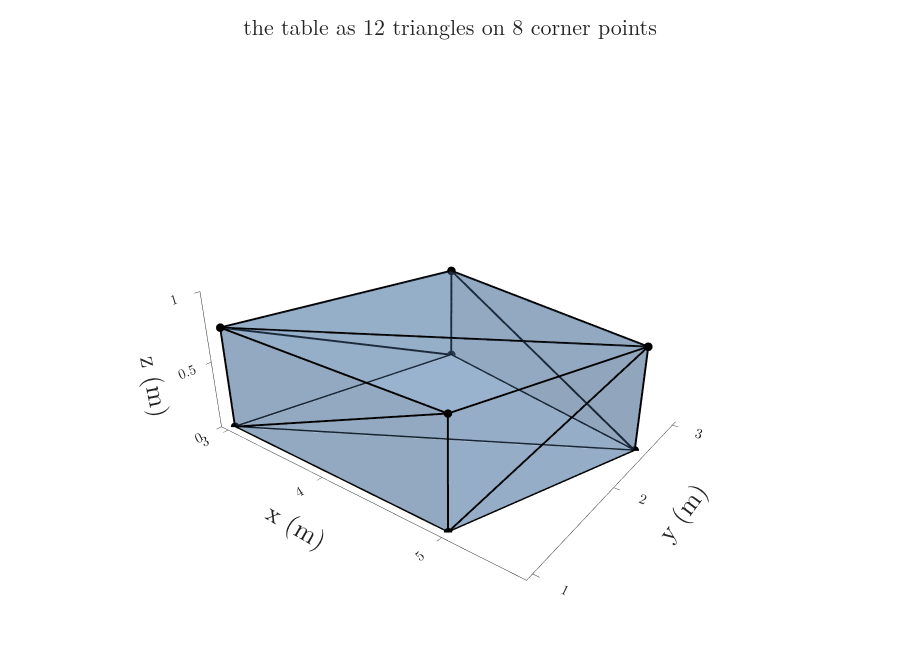

Generate this figure with Python:
"""The table as a 3D triangle mesh: its four corners at floor height 0 and at table height 0.75 m give 8 points;
2 triangles for the top, 2 for the bottom and 2 for each of the 4 sides make 12 triangles.
Run: python mesh.py -> mesh.png"""
from pathlib import Path

import numpy as np
import plotly.graph_objects as go
from gifkit import BLUE, FONT
from roommap import TABLE

here = Path(__file__).parent
h = 0.75
P = np.array([(x, y, 0) for x, y in TABLE] + [(x, y, h) for x, y in TABLE])      # 0-3 bottom, 4-7 top
tri = [(0, 1, 2), (0, 2, 3), (4, 5, 6), (4, 6, 7)]
for i in range(4):
    j = (i + 1) % 4
    tri += [(i, j, j + 4), (i, j + 4, i + 4)]
assert len(tri) == 12
I, J, K = zip(*tri)
fig = go.Figure(go.Mesh3d(x=P[:, 0], y=P[:, 1], z=P[:, 2], i=I, j=J, k=K, color=BLUE, opacity=0.35, flatshading=True))
ex, ey, ez = [], [], []
for t in tri:
    for a, b in [(t[0], t[1]), (t[1], t[2]), (t[2], t[0])]:
        ex += [P[a, 0], P[b, 0], None]
        ey += [P[a, 1], P[b, 1], None]
        ez += [P[a, 2], P[b, 2], None]
fig.add_trace(go.Scatter3d(x=ex, y=ey, z=ez, mode="lines", line=dict(color="black", width=4)))
fig.add_trace(go.Scatter3d(x=P[:, 0], y=P[:, 1], z=P[:, 2], mode="markers", marker=dict(size=5, color="black")))
fig.update_layout(template="simple_white", width=900, height=650, font=FONT, showlegend=False,
                  margin=dict(l=0, r=0, t=70, b=0),
                  title=dict(text="the table as 12 triangles on 8 corner points", x=0.5, font=dict(size=22)),
                  scene=dict(xaxis=dict(title="x (m)", tickfont=dict(size=13), dtick=1),
                             yaxis=dict(title="y (m)", tickfont=dict(size=13), dtick=1),
                             zaxis=dict(title="z (m)", tickfont=dict(size=13), range=[0, 1], dtick=0.5),
                             aspectmode="manual", aspectratio=dict(x=1.25, y=1, z=0.5),
                             camera=dict(eye=dict(x=1.3, y=-1.7, z=1.0))))
fig.write_image(here / "mesh.png")
